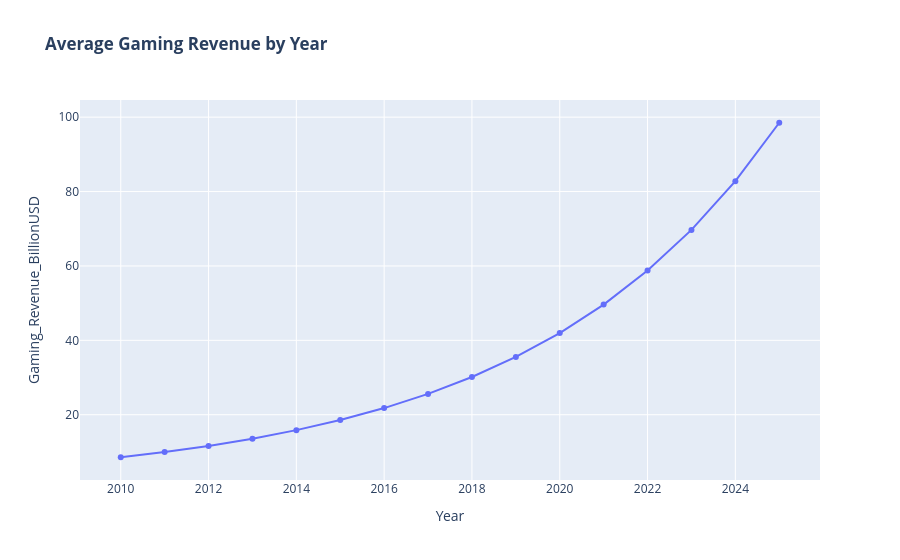

The cell this chart's notebook holds for it:
### Markdown cell above
### Line Graph

### Code cell
year = df.groupby("Year")["Gaming_Revenue_BillionUSD"].mean().reset_index()
fig = px.line(
    year,
    x="Year",
    y="Gaming_Revenue_BillionUSD",
    markers=True,
    title="<b>Average Gaming Revenue by Year</b>"
)
fig.show()

### Figure 1 — Plotly figure (JSON) as saved in the notebook; plotly's stock layout.template omitted (floating-point values rounded to 4 significant figures)
{"data": [{"hovertemplate": "Year=%{x}<br>Gaming_Revenue_BillionUSD=%{y}<extra></extra>", "legendgroup": "", "line": {"color": "#636efa", "dash": "solid"}, "marker": {"symbol": "circle"}, "mode": "lines+markers", "name": "", "orientation": "v", "showlegend": false, "type": "scatter", "x": [2010, 2011, 2012, 2013, 2014, 2015, 2016, 2017, 2018, 2019, 2020, 2021, 2022, 2023, 2024, 2025], "xaxis": "x", "y": [8.568, 9.967, 11.62, 13.56, 15.86, 18.57, 21.79, 25.6, 30.14, 35.53, 41.95, 49.61, 58.76, 69.7, 82.8, 98.5], "yaxis": "y"}], "layout": {"legend": {"tracegroupgap": 0}, "title": {"text": "<b>Average Gaming Revenue by Year</b>"}, "xaxis": {"anchor": "y", "domain": [0, 1], "title": {"text": "Year"}}, "yaxis": {"anchor": "x", "domain": [0, 1], "title": {"text": "Gaming_Revenue_BillionUSD"}}}}
